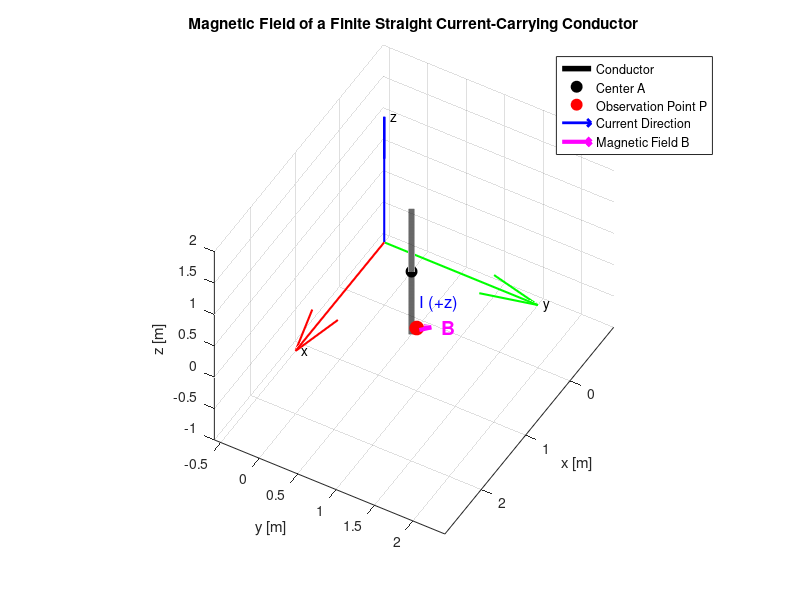

The MATLAB source for this figure:
%% Magnetic Field of a Finite Straight Current-Carrying Conductor
% The conductor:
%   - has length l
%   - is centered at point A(Ax, Ay, Az)
%   - is parallel to the z-axis
%   - carries current I in the +z direction
%
% The magnetic field B at point P(Px, Py, Pz) is calculated
% using the Biot-Savart law:
%
%       dB = (mu0 / 4*pi) * I * (dl x R) / |R|^3
%
% where:
%   dl = differential current element
%   R  = vector from the current element to observation point P

clear;
clc;
close all;

%% ------------------------------------------------------------
% 1. Physical parameters
% ------------------------------------------------------------

mu0 = 4*pi*1e-7;       % Permeability of free space [H/m]

I = 1;                 % Current [A]
l = 2;                 % Conductor length [m]

% Position of the center point A of the conductor
Ax = 0.25;
Ay = 0.5;
Az = 0;

A = [Ax, Ay, Az];

% Observation point P
Px = 1.0;
Py = 1.0;
Pz = 0;

P = [Px, Py, Pz];

%% ------------------------------------------------------------
% 2. Define the finite conductor
% ------------------------------------------------------------

% The conductor is parallel to the z-axis and centered at A.
%
% Therefore:
%
%       z_start = Az - l/2
%       z_end   = Az + l/2

z_start = Az - l/2;
z_end   = Az + l/2;

% Number of integration elements
N = 10000;

% Divide the conductor into small current elements
z = linspace(z_start, z_end, N);

dz = (z_end - z_start)/(N-1);

%% ------------------------------------------------------------
% 3. Calculate the magnetic field using Biot-Savart law
% ------------------------------------------------------------

% Initialize magnetic field vector
B = [0, 0, 0];

for n = 1:N

    % Position of the current element
    r_source = [Ax, Ay, z(n)];

    % Vector from current element to observation point P
    R = P - r_source;

    % Distance from source element to P
    R_mag = norm(R);

    % Differential current element
    %
    % Current flows in +z direction:
    %
    %       dl = dz * z_hat
    %
    dl = [0, 0, dz];

    % Biot-Savart differential magnetic field
    dB = (mu0/(4*pi)) * I * cross(dl, R) / R_mag^3;

    % Accumulate magnetic field
    B = B + dB;

end

%% ------------------------------------------------------------
% 4. Display magnetic field vector
% ------------------------------------------------------------

fprintf('Observation point P = (%.3f, %.3f, %.3f) m\n', ...
    Px, Py, Pz);

fprintf('\nMagnetic field vector:\n');
fprintf('Bx = %.6e T\n', B(1));
fprintf('By = %.6e T\n', B(2));
fprintf('Bz = %.6e T\n', B(3));

fprintf('\n|B| = %.6e T\n', norm(B));

%% ------------------------------------------------------------
% 5. Plot the conductor and observation point
% ------------------------------------------------------------

figure('Color','w');
hold on;
grid on;
axis equal;

%% Plot the conductor

plot3(Ax*ones(size(z)), ...
      Ay*ones(size(z)), ...
      z, ...
      'k-', ...
      'LineWidth', 4);

%% Plot center point A

plot3(Ax, Ay, Az, ...
      'ko', ...
      'MarkerSize', 8, ...
      'MarkerFaceColor', 'k');

%% Plot observation point P

plot3(Px, Py, Pz, ...
      'ro', ...
      'MarkerSize', 10, ...
      'MarkerFaceColor', 'r');

%% ------------------------------------------------------------
% 6. Plot current direction
% ------------------------------------------------------------

% Draw an arrow showing current direction +z
quiver3(Ax, Ay, Az-l/4, ...
        0, 0, l/3, ...
        0, ...
        'Color', 'b', ...
        'LineWidth', 2, ...
        'MaxHeadSize', 0.5);

text(Ax, Ay, Az-l/4, ...
     '  I (+z)', ...
     'FontSize', 12, ...
     'Color', 'b');

%% ------------------------------------------------------------
% 7. Plot magnetic field vector B at P
% ------------------------------------------------------------

% Scale factor only for visualization.
% It does NOT change the calculated magnetic field.
B_scale = 1e6;

quiver3(Px, Py, Pz, ...
        B_scale*B(1), ...
        B_scale*B(2), ...
        B_scale*B(3), ...
        0, ...
        'Color', 'm', ...
        'LineWidth', 3, ...
        'MaxHeadSize', 0.5);

%% Label the magnetic-field vector

text(Px + B_scale*B(1), ...
     Py + B_scale*B(2), ...
     Pz + B_scale*B(3), ...
     '  B', ...
     'FontSize', 14, ...
     'FontWeight', 'bold', ...
     'Color', 'm');

%% ------------------------------------------------------------
% 8. Plot coordinate axes
% ------------------------------------------------------------

axis_length = l;

quiver3(0,0,0, axis_length,0,0, ...
        0, 'r', 'LineWidth', 1.5);

quiver3(0,0,0, 0,axis_length,0, ...
        0, 'g', 'LineWidth', 1.5);

quiver3(0,0,0, 0,0,axis_length, ...
        0, 'b', 'LineWidth', 1.5);

text(axis_length,0,0,'  x');
text(0,axis_length,0,'  y');
text(0,0,axis_length,'  z');

%% ------------------------------------------------------------
% 9. Figure formatting
% ------------------------------------------------------------

xlabel('x [m]');
ylabel('y [m]');
zlabel('z [m]');

title('Magnetic Field of a Finite Straight Current-Carrying Conductor');

legend('Conductor', ...
       'Center A', ...
       'Observation Point P', ...
       'Current Direction', ...
       'Magnetic Field B', ...
       'Location', 'best');

view(35,25);

hold off;

% Thêm 
view(120,45)
